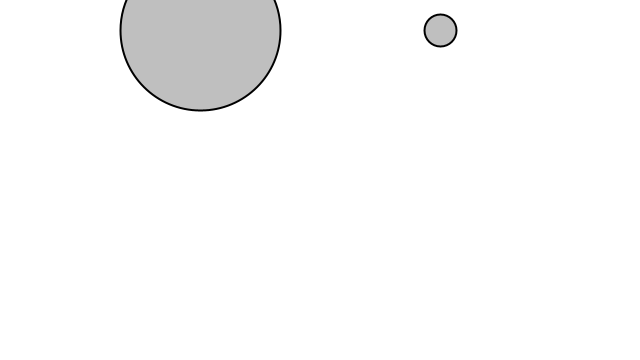
Frame 1 (no input)
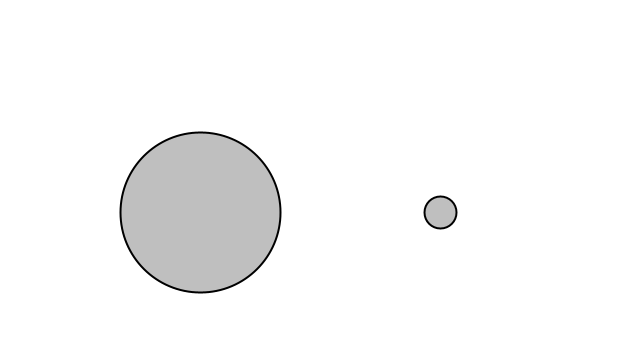
Frame 60 (the mouse pressed at the canvas centre just before this capture)
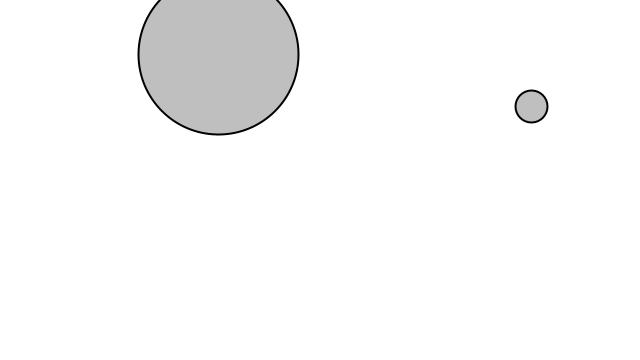
Frame 120 (the mouse held since frame 60 and released just before this capture)

The Processing sketch that drew these frames (run headless with seeded random() and noise(); from frame 60 on, the mouse is pressed at the canvas centre):

// Processing sketch: Example_2_3_Gravity_Scaled_By_Mass
// ── Example_2_3_Gravity_Scaled_By_Mass.pde
// The Nature of Code
// Daniel Shiffman
// http://natureofcode.com

Mover moverA;
Mover moverB;

void setup() {
  size(640, 360);
  // A large Mover on the left side of the window
  moverA = new Mover(200, 30, 10);
  // A smaller Mover on the right side of the window
  moverB = new Mover(440, 30, 2);
  println("Click mouse to apply wind force.");
}

void draw() {
  background(255);

  PVector gravity = new PVector(0, 0.1);

  PVector gravityA = PVector.mult(gravity, moverA.mass);
  moverA.applyForce(gravityA);

  PVector gravityB = PVector.mult(gravity, moverB.mass);
  moverB.applyForce(gravityB);

  if (mousePressed) {
    PVector wind = new PVector(0.1, 0);
    moverA.applyForce(wind);
    moverB.applyForce(wind);
  }

  moverA.update();
  moverA.display();
  moverA.checkEdges();

  moverB.update();
  moverB.display();
  moverB.checkEdges();
}

// ── Mover.pde
// The Nature of Code
// Daniel Shiffman
// http://natureofcode.com

class Mover {
  float mass,radius;
  PVector position,velocity,acceleration;
  
  Mover(float x, float y, float m) {
    this.mass = m;
    this.radius = m * 8;
    this.position = new PVector(x, y);
    this.velocity = new PVector(0, 0);
    this.acceleration = new PVector(0, 0);
  }

  void applyForce(PVector force) {
    PVector f = PVector.div(force, this.mass);
    this.acceleration.add(f);
  }

  void update() {
    this.velocity.add(this.acceleration);
    this.position.add(this.velocity);
    this.acceleration.mult(0);
  }

  void display() {
    stroke(0);
    strokeWeight(2);
    fill(127, 127);
    circle(this.position.x, this.position.y, this.radius * 2);
  }

  void checkEdges() {
    if (this.position.x > width - this.radius) {
      this.position.x = width - this.radius;
      this.velocity.x *= -1;
    } else if (this.position.x < this.radius) {
      this.position.x = this.radius;
      this.velocity.x *= -1;
    }
    if (this.position.y > height - this.radius) {
      this.position.y = height - this.radius;
      this.velocity.y *= -1;
    }
  }

}
